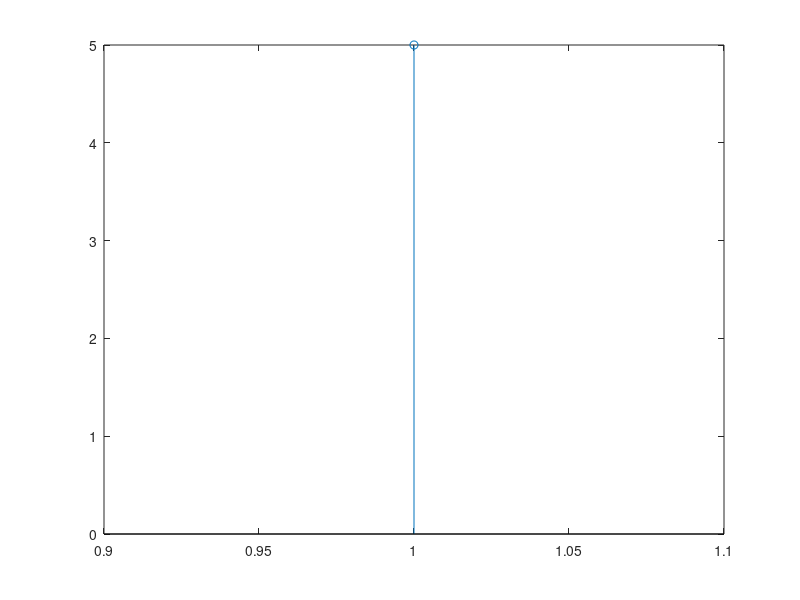

This chart was generated by the following MATLAB code: (Note: this script raises an error after producing the figure.)
function punto3 %Tercer punto

A = input('Ingrese el valor de A\n'); %Recibe el dato A
B = input('Ingrese el valor de B\n'); %Recibe el dato B
C = input('Ingrese el valor de C\n'); %Recibe el dato C
D = input('Ingrese el valor de D\n'); %Recibe el dato D
delta = input('Ingrese el valor de Delta\n'); %Recibe el dato delta
XV = input('Ingrese el valor del vector X(t)\n'); %Recibe el valor del vector
n = 1:length(XV); %Intervalo del vector
XV1 = [zeros(1,1) XV(1:end-1)]; %Corrimiento del vector 1 a la derecha
%YV1 = [zeros(1,1) YV(1:end-1)]; %Corrimiento del vector 1 a la derecha
%YV = YV1*A/(A+B*delta) + XV*(C+D*delta)/(A+B*delta) - XV1(i-1)*C/(A+B*delta);
for i = 2:delta:length(XV)
    YV(i) = YV1(i-1)*A/(A+B*delta) + XV(i)*(C+D*delta)/(A+B*delta) - XV1(i-1)*C/(A+B*delta);  %Salida de la ecuacion diferencial
end
%YV = (A*YV1)/(A + B*delta)
%YV1 = [zeros(1,1) YV(1:end-1)]; 
figure(7)
stem(n,XV)
hold
stem(n,YV,'rs')
hold
legend('x[n]', 'x[n-1]')